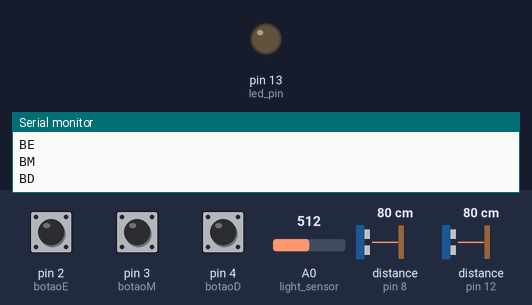
A sketch run on a simulated Arduino Uno, built with avr-gcc and run on an emulated ATmega328P. Shown: output pins drawn as LEDs (lit = HIGH), the last lines printed to the serial monitor. The inputs (shaded band) are chosen by the test bench; at power-on: distance to the obstacle (sensors on pin 8, pin 12) 80 cm, pin 2 (botaoE) HIGH, pin 3 (botaoM) HIGH, pin 4 (botaoD) HIGH, A0 (light_sensor) = 512. The echo pulse lasts 58.3 µs per cm.

Above: at 1.3 s.
1.4 s: distance to the obstacle (sensor on pin 8) set to 56 cm
2.9 s: distance to the obstacle (sensor on pin 8) set to 47 cm
At 4.0 s:
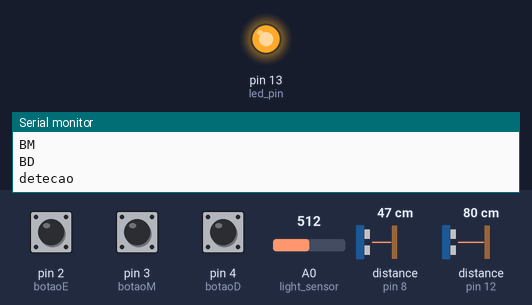
4.5 s: distance to the obstacle (sensor on pin 12) set to 53 cm
6.0 s: distance to the obstacle (sensor on pin 12) set to 47 cm
At 6.7 s:
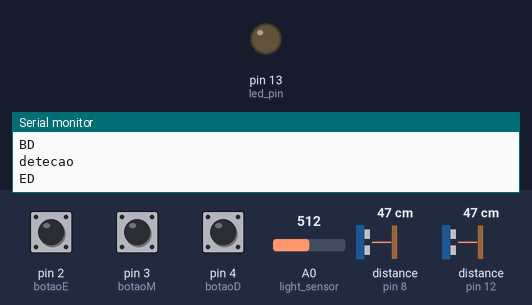
7.5 s: distance to the obstacle (sensor on pin 12) set to 2 cm
10.6 s: distance to the obstacle (sensor on pin 12) set to 4 cm
At 11.6 s:
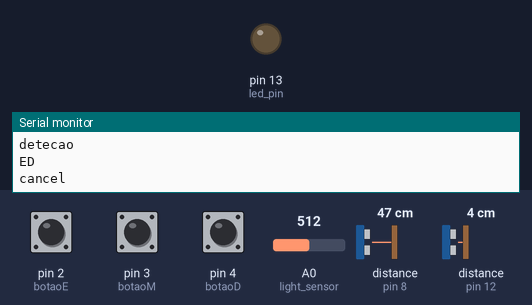
Timing chart, 0 to 13.5 s (numbered marks = the images above; inputs shaded):
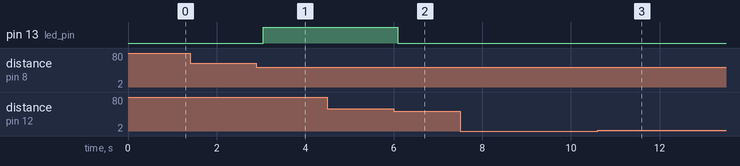

The sketch:

TI_M3_FinalleFinalle.ino
```cpp
#include <NewPing.h>

#define trigger_pinD 11
#define echo_pinD 12
#define trigger_pinE 9
#define echo_pinE 8

#define led_pin 13

#define light_sensor A0

#define max_distance 50

#define botaoE 2
#define botaoM 3
#define botaoD 4

int buttonEState;
int lastButtonEState = HIGH;
int buttonMState;
int lastButtonMState = HIGH;
int buttonDState;
int lastButtonDState = HIGH;

long lastDebounceTimeE = 0;
long lastDebounceTimeM = 0;
long lastDebounceTimeD = 0;
long debounceDelay = 50;

long passagemD1 = -1;
long passagemD2 = -1;
long passagemE1 = -1;
long passagemE2 = -1;

bool espera = false;
long esperaInicio = -1;

NewPing sonarE(trigger_pinE, echo_pinE, max_distance);
NewPing sonarD(trigger_pinD, echo_pinD, max_distance);

float distanceE;
float distanceD;

int light_value = 0;
int light_value_ant = 0;
const int light_trash_hold = 1000;

void setup() {
  Serial.begin(9600);

  pinMode(led_pin, OUTPUT);

  pinMode(botaoE, INPUT);
  pinMode(botaoM, INPUT);
  pinMode(botaoD, INPUT);
}

void loop() {
  if (espera == false) {
    distanceE = sonarE.ping_cm();
    distanceD = sonarD.ping_cm();

    if (distanceE >= 100 || distanceE <= 2) {
      //Serial.println("Esquerda Out of range");
    }

    if (distanceE < 100 && distanceE > 2) {
      if (passagemE1 < 0) {
        if (passagemD1 < 0) {
          passagemE1 = millis();
          //enviar um sinal ao processing a avisar que movimento foi detetado
          Serial.println("detecao");
          digitalWrite(led_pin, HIGH);
        } else {
          if (passagemE2 < 0) {
            passagemE2 = millis();
            Serial.println("DE");
            digitalWrite(led_pin, LOW);
            espera = true;
            esperaInicio = millis();
          }
        }
      }
    }

    if (distanceD >= 100 || distanceD <= 2) {
      //Serial.println("Direita Out of range");
    }

    if (distanceD < 100 && distanceD > 2) {
      if (passagemD1 < 0) {
        if (passagemE1 < 0) {
          passagemD1 = millis();
          //enviar um sinal ao processing a avisar que movimento foi detetado
          Serial.println("detecao");
          digitalWrite(led_pin, HIGH);
        } else {
          if (passagemD2 < 0) {
            passagemD2 = millis();
            Serial.println("ED");
            digitalWrite(led_pin, LOW);
            espera = true;
            esperaInicio = millis();
          }
        }
      }
    }

    if (passagemD1 > 0 && millis() - passagemD1 > 5000) {
      passagemD1 = -1;
      passagemD2 = -1;
      passagemE1 = -1;
      passagemE2 = -1;
      //Enviar sinal ao processing para avisar que já não se espera uma segunda movimentação
      Serial.println("cancel");
      digitalWrite(led_pin, LOW);
    }
    if (passagemE1 > 0 && millis() - passagemE1 > 5000) {
      passagemD1 = -1;
      passagemD2 = -1;
      passagemE1 = -1;
      passagemE2 = -1;
      //Enviar sinal ao processing para avisar que já não se espera uma segunda movimentação
      Serial.println("cancel");
      digitalWrite(led_pin, LOW);
    }

    delay(500);
  } else {
    if (millis() - esperaInicio >= 5000) {
      espera = false;
    }
  }

  light_value = analogRead(light_sensor);

  if (light_value > light_trash_hold && light_value_ant <= light_trash_hold) {
    Serial.println("Desliga");
  } else if (light_value < light_trash_hold && light_value_ant >= light_trash_hold) {
    Serial.println("Liga");
  }

  light_value_ant = analogRead(light_sensor);

  int readingE = digitalRead(botaoE);

  if (readingE != lastButtonEState) {
    lastDebounceTimeE = millis();
  }

  if ((millis() - lastDebounceTimeE) > debounceDelay) {
    if (readingE != buttonEState) {
      buttonEState = readingE;

      if (buttonEState == HIGH) {
        Serial.println("BE");
      }
    }
  }

  lastButtonEState = readingE;

  int readingM = digitalRead(botaoM);

  if (readingM != lastButtonMState) {
    lastDebounceTimeM = millis();
  }

  if ((millis() - lastDebounceTimeM) > debounceDelay) {
    if (readingM != buttonMState) {
      buttonMState = readingM;

      if (buttonMState == HIGH) {
        Serial.println("BM");
      }
    }
  }

  lastButtonMState = readingM;

  int readingD = digitalRead(botaoD);

  if (readingD != lastButtonDState) {
    lastDebounceTimeD = millis();
  }

  if ((millis() - lastDebounceTimeD) > debounceDelay) {
    if (readingD != buttonDState) {
      buttonDState = readingD;

      if (buttonDState == HIGH) {
        Serial.println("BD");
      }
    }
  }

  lastButtonDState = readingD;
}
```

Measured:
- the behaviour switches between 51 and 50 cm on distance to the obstacle (sensor on pin 8) (found by bisection; images 0 and 1)
- the behaviour switches between 51 and 50 cm on distance to the obstacle (sensor on pin 12) (found by bisection; images 1 and 2)
- after the input at 1.4 s, every drawn part: stays the same
- after the input at 2.9 s, pin 13 (led_pin): LOW → HIGH after 0.15 s
- after the input at 4.5 s, every drawn part: stays the same
- after the input at 6.0 s, pin 13 (led_pin): HIGH → LOW after 0.09 s
- after the input at 7.5 s, every drawn part: stays the same
- after the input at 10.6 s, pin 13 (led_pin): stays LOW (without the input it goes to HIGH after 1.0 s)
